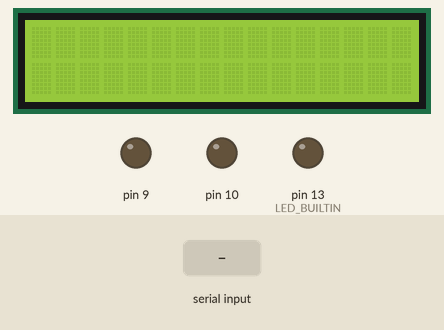
This sketch was run on a simulated Arduino Uno, built with avr-gcc and run on an emulated ATmega328P. On the bench: 16×2 character LCD, output pins drawn as LEDs (lit = HIGH). The test bench sets the inputs (shaded band).

Above: at 1.2 s.
1.3 s: "90,45\n" received over Serial
At 2.5 s:
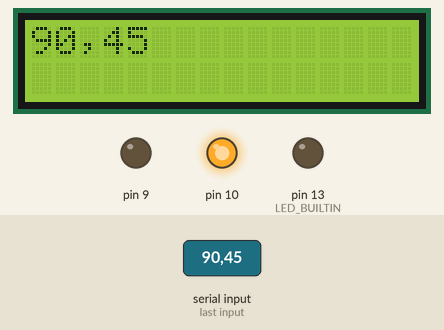
2.8 s: "30,150\n" received over Serial
At 4.0 s:
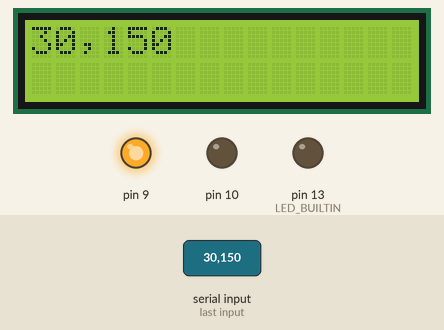
4.3 s: "200\n" received over Serial
At 5.4 s:
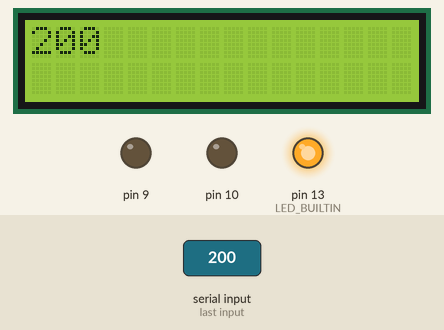
Timing chart, 0 to 7.3 s (numbered marks = the images above; inputs shaded):
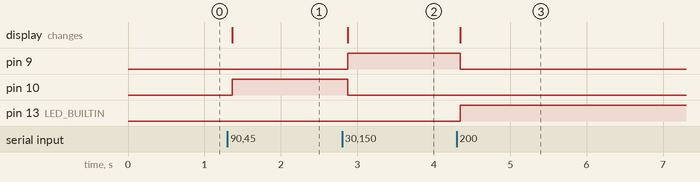

The sketch:

test.ino
```cpp
#include <LiquidCrystal.h>

char ch;
const int rs = 12, en = 11, d4 = 5, d5 = 4, d6 = 3, d7 = 2;

LiquidCrystal lcd(rs, en, d4, d5, d6, d7);

void setup() {
  pinMode(LED_BUILTIN, OUTPUT);
  pinMode(10, OUTPUT);
  pinMode(9, OUTPUT);
  Serial.begin(9600);

  lcd.begin(16, 2);
}

void loop() {}

void serialEvent() {
  String str = "";

  while(Serial.available()){
    delay(10);
    str += (char)Serial.read();
  }

  lcd.clear();
  lcd.print(str);


  if (str.toInt() > 100){
    digitalWrite(LED_BUILTIN, HIGH);
    digitalWrite(10, LOW);
    digitalWrite(9, LOW);
  } else if (str.toInt() > 80) {
    digitalWrite(LED_BUILTIN, LOW);
    digitalWrite(10, HIGH);
    digitalWrite(9, LOW);
  }
  else {
    digitalWrite(LED_BUILTIN, LOW);
    digitalWrite(10, LOW);
    digitalWrite(9, HIGH);
  }
}
```

Measured:
- after the input at 1.3 s, pin 10: LOW → HIGH after 0.06 s; the display: changes after 0.06 s (image 1)
- after the input at 2.8 s, pin 9: LOW → HIGH after 0.07 s; pin 10: HIGH → LOW after 0.07 s; the display: changes after 0.07 s (image 2)
- after the input at 4.3 s, pin 9: HIGH → LOW at once; pin 13 (LED_BUILTIN): LOW → HIGH at once; the display: changes at once (image 3)
